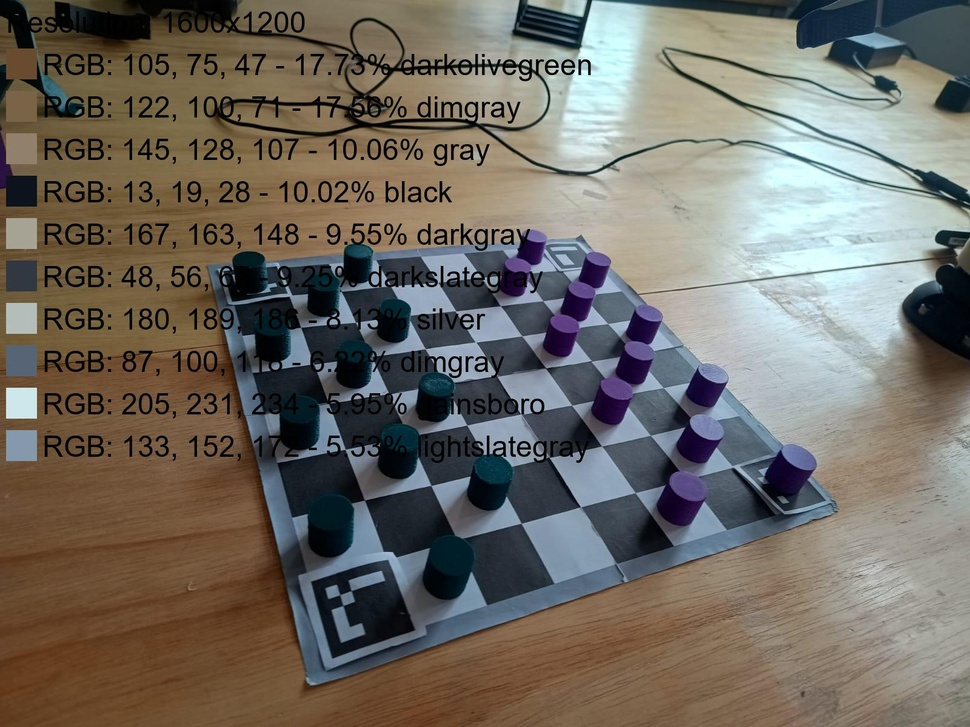
#> input picture src/view/frames/img_20240827150925.jpg, 970 x 727 px, shrunk from 1600 x 1200 before the run; its folder holds only this picture in this run
$ python deteccao_tabuleiro_01.py
#> lines starting #> are read from the running program, lines starting #| are printed output that depends on the picture; after the words box and inside, x2 and y2 are one past the last pixel; in counts of white or black regions, pixels touching at a corner belong together
#> the answer given: ../frames/img_20240827150925.jpg
import cv2
import datetime
import os

def detect_board_edges(image_path):


#> called with image_path = '../frames/img_20240827150925.jpg'
    img = cv2.imread(image_path)
#> img is the input picture: shape (727, 970, 3); mean B, G, R 99.1, 107.5, 112.8


    gray = cv2.cvtColor(img, cv2.COLOR_BGR2GRAY)
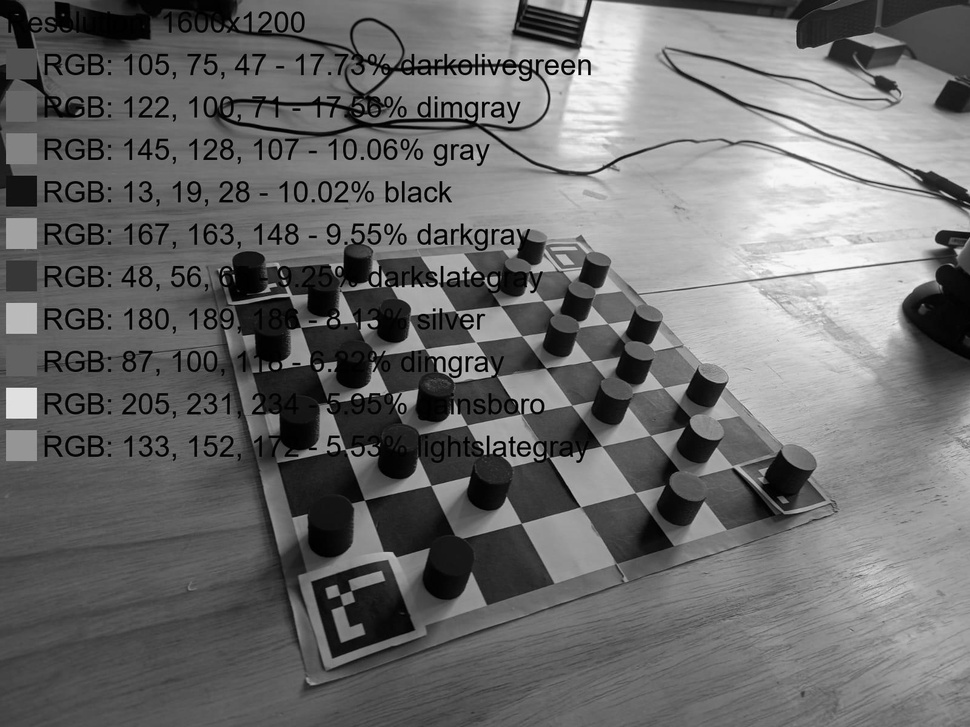
#> gray: shape (727, 970); min 0, max 251, mean 108.1


    edges = cv2.Canny(gray, 100, 200)
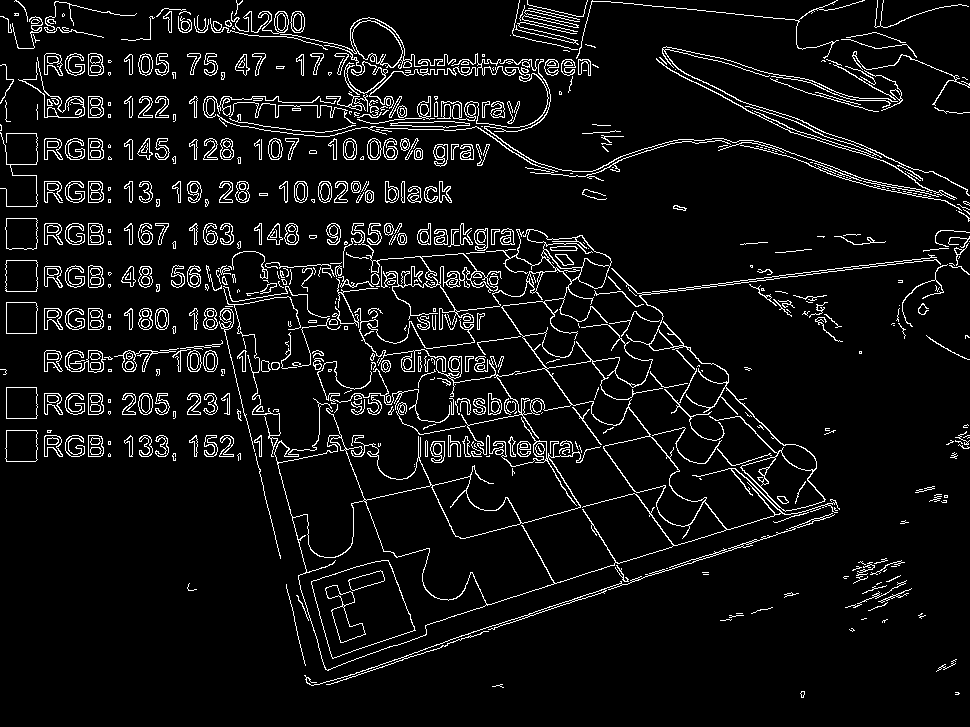
#> edges: shape (727, 970); 6.7% white in thin lines or dots


    contours, _ = cv2.findContours(edges, cv2.RETR_EXTERNAL, cv2.CHAIN_APPROX_SIMPLE)
#> contours = 585 contours, 374 with area under 20; largest, box (x1, y1, x2, y2) and area: (274, 223, 840, 671) 73118, (611, 268, 826, 512) 3182, (280, 17, 456, 69) 1887, (5, 260, 38, 292) 954, (5, 430, 38, 462) 940


    largest_contour = max(contours, key=cv2.contourArea)
#> largest_contour = contour of 3736 points, box (x1, y1, x2, y2) (274, 223, 840, 671), area 73118


    x, y, w, h = cv2.boundingRect(largest_contour)
#> x = 274; y = 223; w = 566; h = 448
    cv2.rectangle(img, (x, y), (x + w, y + h), (255, 0, 0), 2)
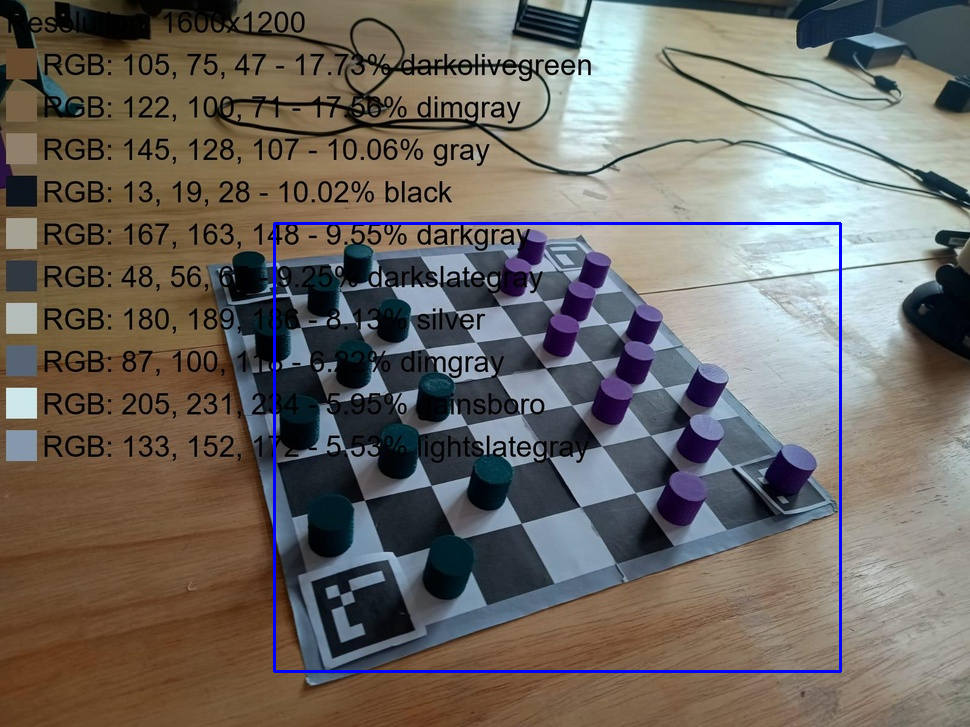
#> img: shape (727, 970, 3); 0.86% of pixels changed, all inside (x1, y1, x2, y2) = (273, 222, 842, 673)

    return img

if __name__ == "__main__":

    image_path = input("Enter the absolute path to the chessboard image: ")


    labeled_image = detect_board_edges(image_path)


    now = datetime.datetime.now()
    filename = f"src\\view\\frames\\img_{now.strftime('%Y%m%d_%H%M%S')}.jpg"

    cv2.imwrite(filename, labeled_image)

    print(f"Image saved to: {filename}")
